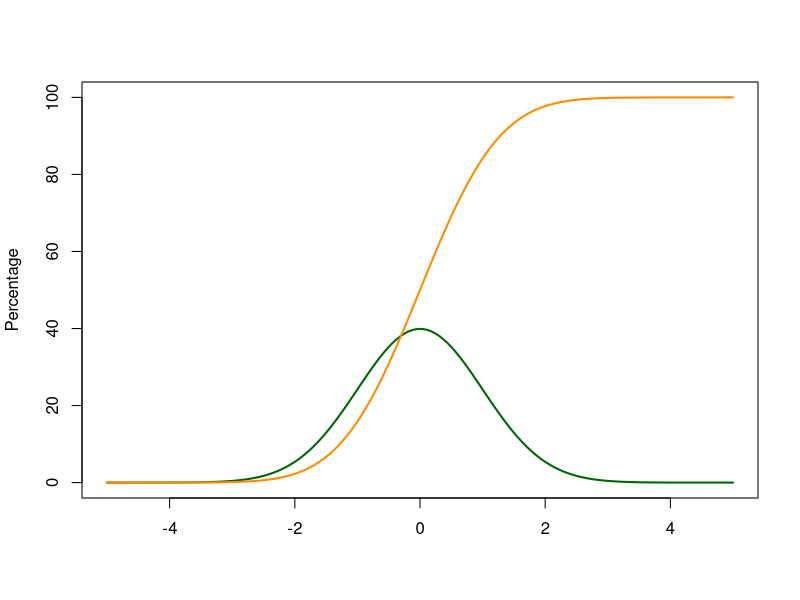

Write R code to recreate this figure.
set.seed(1000)
xseq<-seq(-5,5,.01)
densities<-dnorm(xseq, 0,1)
cumulative<-pnorm(xseq, 0, 1)
randomdeviates<-rnorm(1000,0,1)

plot(xseq, densities*100, col="darkgreen",
     xlab="", ylab="Percentage", 
     type="l",lwd=2, cex=2, ylim=c(0, 100))

lines(xseq, cumulative*100, col="darkorange", 
     xlab="", type="l",lwd=2, cex=2)